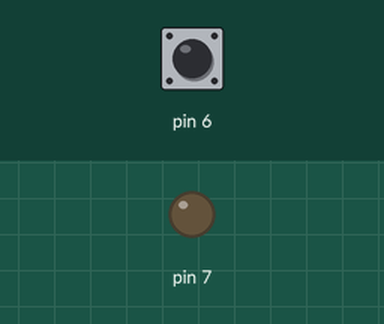
The sketch below on a simulated Arduino Uno, built with avr-gcc and run on an emulated ATmega328P. Parts: output pins drawn as LEDs (lit = HIGH). The test bench sets the inputs (shaded band); at power-on: pin 6 HIGH.

Above: at 1.2 s.
1.3 s: pin 6 pulled LOW for 0.15 s
At 1.37 s:
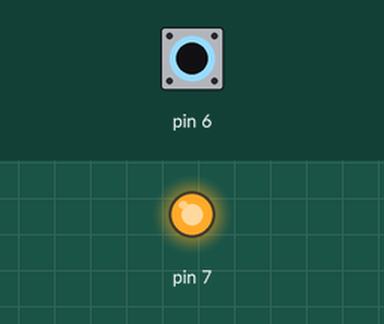
2.9 s: pin 6 pulled LOW for 3.2 s
At 6.7 s:
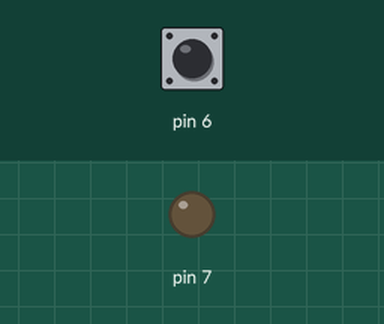
Timing chart, 0 to 8.2 s (numbered marks = the images above; inputs shaded):
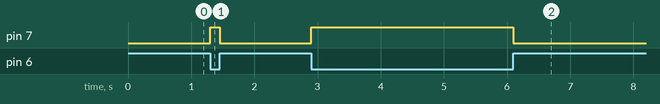

Measured:
- after the input at 1.3 s, pin 7: LOW → HIGH at once, → LOW 0.15 s later
- after the input at 2.9 s, pin 7: LOW → HIGH at once, → LOW 3.2 s later

The sketch:

test-code.ino
```cpp
void setup() { pinMode(6, INPUT_PULLUP); pinMode(7, OUTPUT); }
void loop() {
digitalWrite(7, digitalRead(6) == LOW);
}
```
